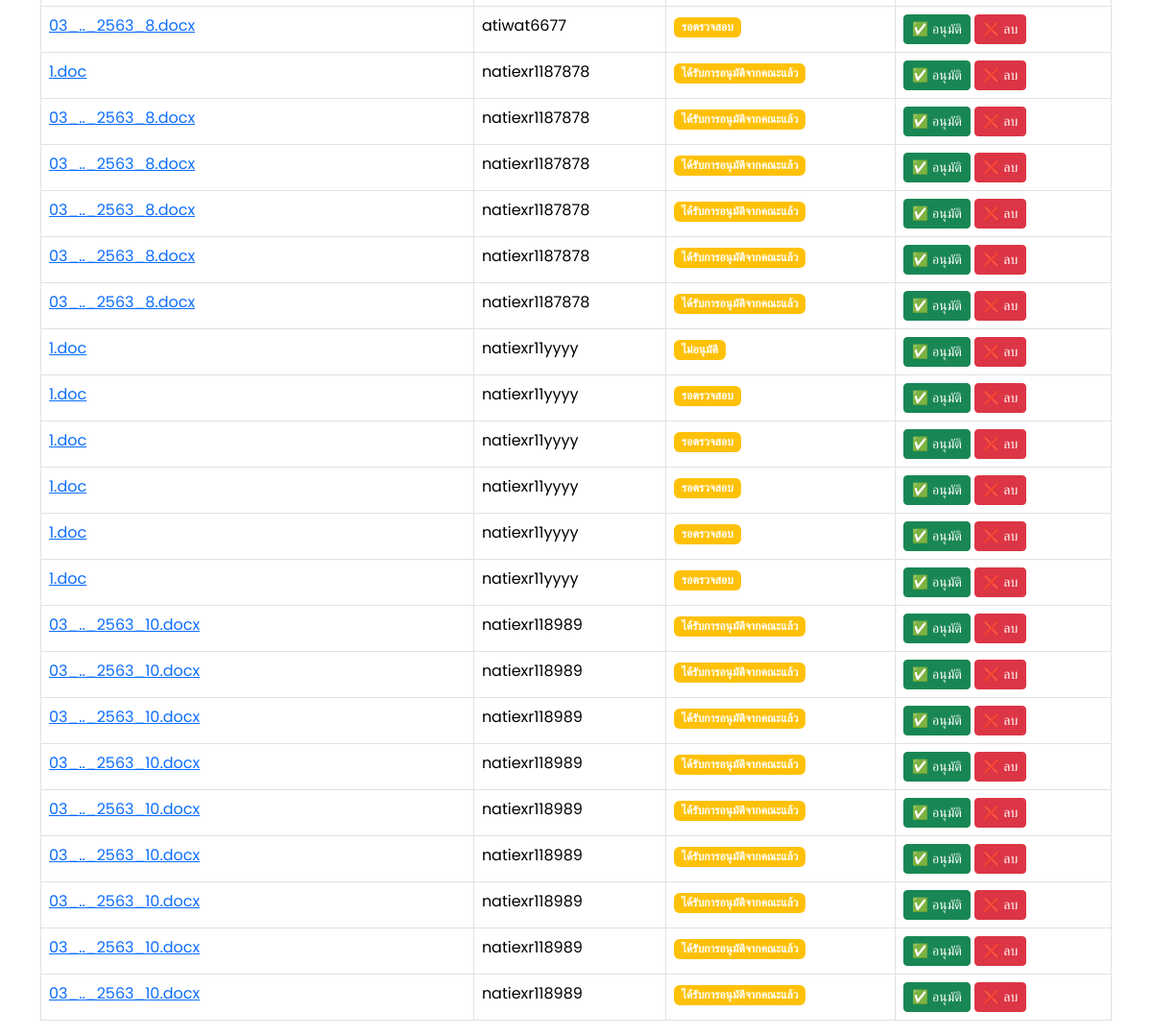
The app's page /manage_requests (signed in, lower part), older data.
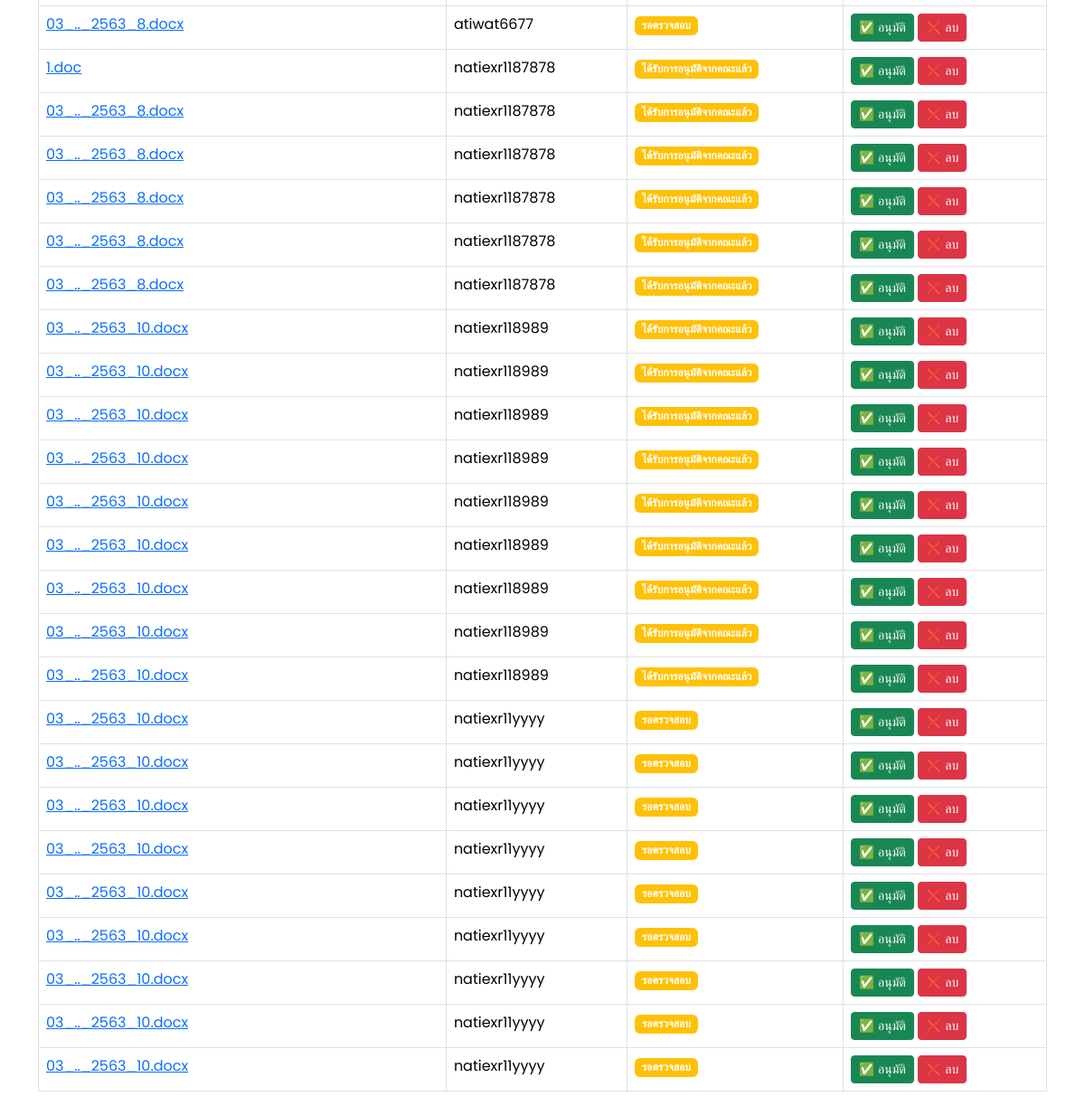
The same page, newer data.
### models.py (models this page shows)
class File(db.Model):
    id = db.Column(db.Integer, primary_key=True)
    filename = db.Column(db.String(255), nullable=False)
    file_path = db.Column(db.String(255), nullable=True)
    status = db.Column(db.String(50), nullable=False, default="รอตรวจสอบ")
    comment = db.Column(db.Text, nullable=True)
    user_id = db.Column(db.Integer, db.ForeignKey('user.id'), nullable=False)
    upload_date = db.Column(db.DateTime, default=db.func.current_timestamp())
    review_date = db.Column(db.DateTime, nullable=True)
    approve_date = db.Column(db.DateTime, nullable=True)
    user = db.relationship('User', back_populates='files')

class User(db.Model):
    id = db.Column(db.Integer, primary_key=True)
    username = db.Column(db.String(100), nullable=False, unique=True)
    role = db.Column(db.String(50), nullable=False)
    faculty = db.Column(db.String(100), nullable=True)
    document_requests = db.relationship('DocumentRequest', back_populates='user', lazy=True)
    files = db.relationship('File', back_populates='user', lazy=True)  # ✅ เพิ่มตรงนี้

### app.py (the view)
@app.route('/manage_requests')
def manage_requests():
    if 'user_id' not in session or session.get('role') not in ['admin', 'admin_university']:
        flash("⚠️ กรุณาเข้าสู่ระบบก่อน!", "warning")
        return redirect(url_for('login'))  # ถ้าไม่ได้ login ให้กลับไปหน้า login
    files = File.query.all()
    response = make_response(render_template('manage_requests.html', files=files))
    response.headers['Cache-Control'] = 'no-store, no-cache, must-revalidate, max-age=0'
    response.headers['Pragma'] = 'no-cache'
    response.headers['Expires'] = '0'
    return response

### templates/manage_requests.html (shortened to what this page needs)
<!DOCTYPE html>
<html lang="th">
<head>
    <link href="https://cdn.jsdelivr.net/npm/bootstrap@5.3.3/dist/css/bootstrap.min.css" rel="stylesheet">
    <link rel="stylesheet" href="https://cdnjs.cloudflare.com/ajax/libs/font-awesome/6.4.2/css/all.min.css">
</head>
<body>
    <div class="container mt-4">
        <table class="table table-bordered mt-3">
            <tbody>
                {% for file in files %}
                <tr>
                    <td>
                        <a href="{{ url_for('uploaded_file', filename=file.filename) }}" target="_blank">
                            {{ file.filename }}
                        </a>
                    </td>
                    <td>{{ file.user.username }}</td>
                    <td>
                        <span class="badge {% if file.status == 'อนุมัติแล้ว' %} bg-success {% else %} bg-warning {% endif %}">
                            {{ file.status }}
                        </span>
                    </td>
                    <td>
                        {% if file.status != 'อนุมัติแล้ว' %}
                        <a href="{{ url_for('approve_file', file_id=file.id) }}" class="btn btn-success btn-sm">
                            ✅ อนุมัติ
                        </a>
                        {% endif %}
                        <a href="{{ url_for('delete_file', file_id=file.id) }}" class="btn btn-danger btn-sm"
                           onclick="return confirm('คุณแน่ใจหรือไม่ว่าต้องการลบไฟล์นี้?');">
                            ❌ ลบ
                        </a>
                    </td>
                </tr>
                {% else %}
                <tr>
                    <td colspan="4" class="text-center text-muted">ยังไม่มีคำขอเอกสาร</td>
                </tr>
                {% endfor %}
            </tbody>
        </table>
    </div>
</body>
</html>

### templates/manage_requests.html (style rules this page uses)
body { font-family: 'Poppins', sans-serif; background: white; color: black; }

Row changes from the older to the newer data that the page shows:
removed File: filename "1.doc", user.username "natiexr11yyyy", status "ไม่อนุมัติ"
removed File: filename "1.doc", user.username "natiexr11yyyy", status "รอตรวจสอบ"
removed File: filename "1.doc", user.username "natiexr11yyyy", status "รอตรวจสอบ"
removed File: filename "1.doc", user.username "natiexr11yyyy", status "รอตรวจสอบ"
removed File: filename "1.doc", user.username "natiexr11yyyy", status "รอตรวจสอบ"
removed File: filename "1.doc", user.username "natiexr11yyyy", status "รอตรวจสอบ"
added File: filename "03_.._2563_10.docx", user.username "natiexr11yyyy", status "รอตรวจสอบ"
added File: filename "03_.._2563_10.docx", user.username "natiexr11yyyy", status "รอตรวจสอบ"
added File: filename "03_.._2563_10.docx", user.username "natiexr11yyyy", status "รอตรวจสอบ"
added File: filename "03_.._2563_10.docx", user.username "natiexr11yyyy", status "รอตรวจสอบ"
added File: filename "03_.._2563_10.docx", user.username "natiexr11yyyy", status "รอตรวจสอบ"
added File: filename "03_.._2563_10.docx", user.username "natiexr11yyyy", status "รอตรวจสอบ"
added File: filename "03_.._2563_10.docx", user.username "natiexr11yyyy", status "รอตรวจสอบ"
added File: filename "03_.._2563_10.docx", user.username "natiexr11yyyy", status "รอตรวจสอบ"
added File: filename "03_.._2563_10.docx", user.username "natiexr11yyyy", status "รอตรวจสอบ"
